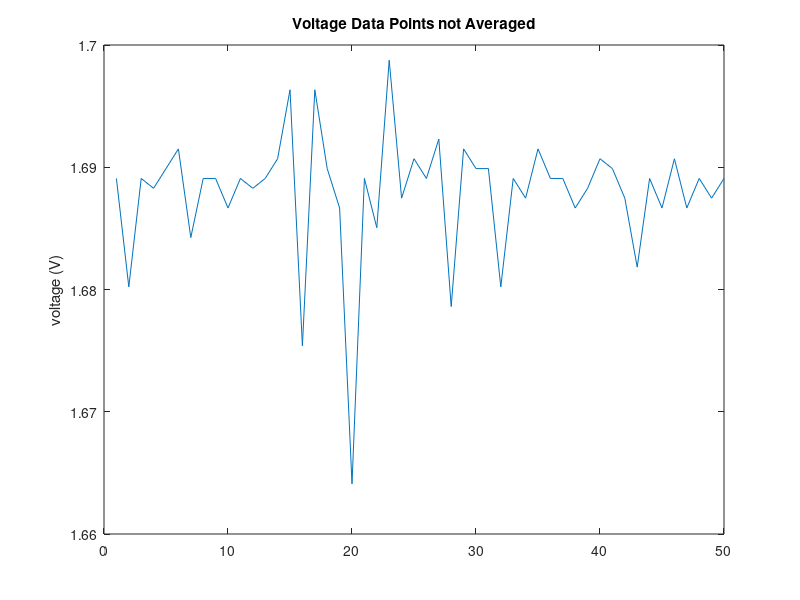
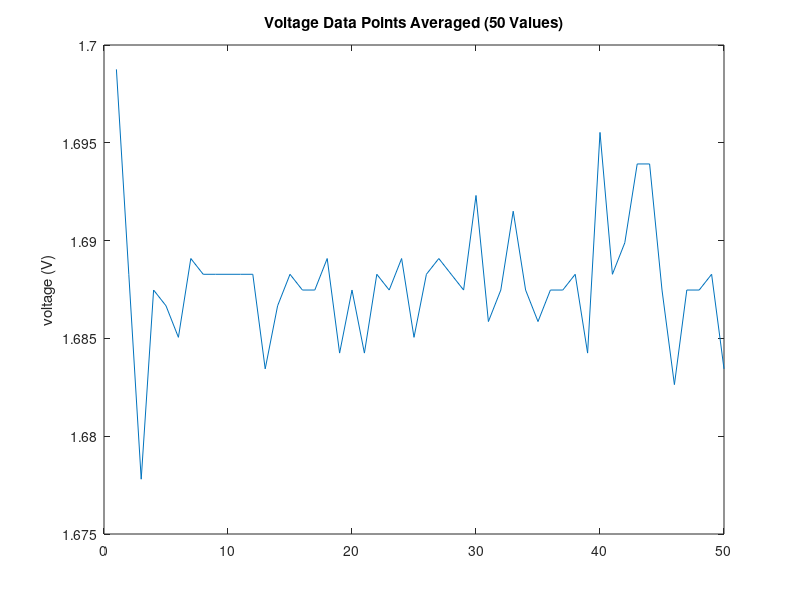
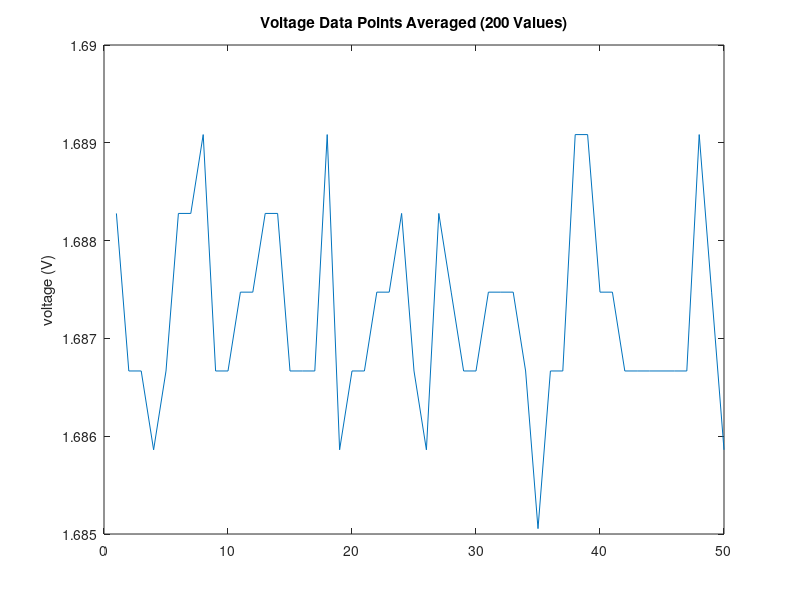
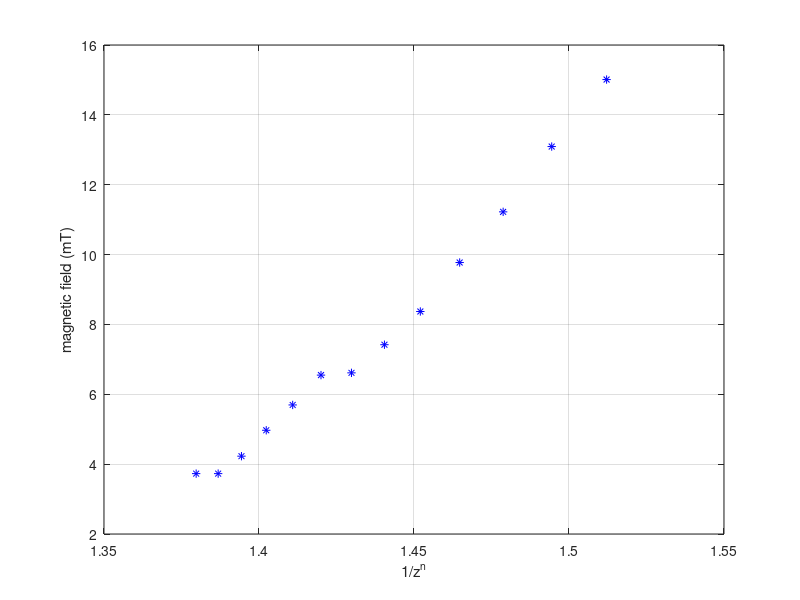

These figures' MATLAB source, in order: (Note: this script raises an error after producing the figures.)
%% Postlab02 Report Group 3_4
clear all;
close all;
clc;

%% Q2

data = importdata('voltage_data.txt');
figure
plot(data);
title('Voltage Data Points not Averaged');
ylabel('voltage (V)');
disp(std(data))
disp(mean(data))

data_averaged = importdata('voltage_data_averaged.txt');
figure
plot(data_averaged);
title('Voltage Data Points Averaged (50 Values)');
ylabel('voltage (V)');
disp(std(data_averaged))
disp(mean(data_averaged))


data_averaged_200 = importdata('voltage_data_averaged_200.txt');
figure
plot(data_averaged_200);
title('Voltage Data Points Averaged (200 Values)');
ylabel('voltage (V)');
disp(std(data_averaged_200))
disp(mean(data_averaged_200))

% data_averaged_200_2 = importdata('voltage_data_averaged_200_2.txt');
% disp(mean(data_averaged_200_2))

% calculate quiescent voltage:
qui = importdata('quiescent_voltage.txt');
% disp(mean(qui));
disp('-------------');

%% Q3

fielddata = importdata('field_distance_backup.txt');
n = 0.1;
x = fielddata(:,1)./1000; % in m
y = fielddata(:,2) % in mT

% substitute and plot
x_lin = 1./x.^n;
figure
plot(x_lin,y,'b*');
xlabel('1/z^n');
ylabel('magnetic field (mT)')
grid on
hold on

parameter = lsqcurvefit(@f_lin, [0;0], x_lin, y);
m = parameter(1) % corresponds to Br
c = parameter(2)

% Calculate Br
xfit = 0.016:0.002:0.040; % in m
xfit_lin = 1./xfit.^n;
yfit_lin = f_lin(parameter, xfit_lin);

plot(xfit_lin,yfit_lin,'r','linewidth',2); % plot of data and fit for linear case i.e. when 1/z^n
hold off

Br = lsqcurvefit(@f, 0, x, y); 
  
figure
plot(x,y,'b*');
hold on
yfit = f(Br,xfit); 
plot(xfit,yfit,'r','linewidth',2);
xlabel('z (m)');
ylabel('magnetic field (mT)')

function y = f(Br, x) % x in m
    D = 0.01;
    R = 0.02;
    y1 = ( (D+x)./sqrt(R^2+(D+x).^2) );
    y2 = ( x./(sqrt(R^2+x.^2)) );
    y = Br * 0.5 * (y1 - y2); % B field in T
end

function y = f_lin(parameter,x) % x in m
    y = parameter(1)*x+parameter(2); % in mT
end

